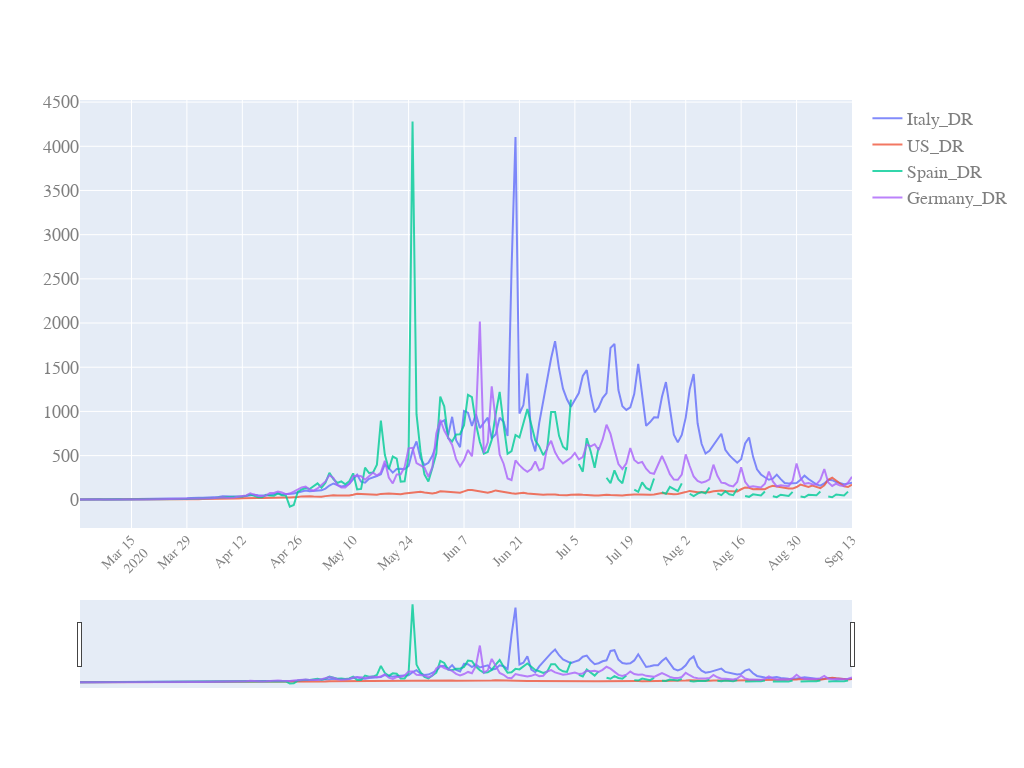

The code cell stored with this chart in its notebook:
### Code cell
start_pos=40
quick_plot(df_analyse.date[start_pos:],
           df_analyse.iloc[start_pos:,[11,12,13,14]], #
           y_scale='linear',
           slider=True)

### Figure 1 — Plotly figure (JSON) as saved in the notebook; plotly's stock layout.template omitted (floating-point values rounded to 4 significant figures; data arrays with more than 128 entries replaced by an {"elided": "..."} marker saying what was removed)
{"data": [{"name": "Italy_DR", "opacity": 0.8, "type": "scatter", "x": {"elided": "196 str values"}, "y": {"elided": "196 float values"}}, {"name": "US_DR", "opacity": 0.8, "type": "scatter", "x": {"elided": "196 str values"}, "y": {"elided": "196 float values"}}, {"name": "Spain_DR", "opacity": 0.8, "type": "scatter", "x": {"elided": "196 str values"}, "y": {"elided": "196 float values"}}, {"name": "Germany_DR", "opacity": 0.8, "type": "scatter", "x": {"elided": "196 str values"}, "y": {"elided": "196 float values"}}], "layout": {"autosize": true, "font": {"color": "#7f7f7f", "family": "PT Sans, monospace", "size": 18}, "height": 768, "width": 1024, "xaxis": {"nticks": 20, "rangeslider": {"visible": true}, "tickangle": -45, "tickfont": {"color": "#7f7f7f", "size": 14}}, "yaxis": {"type": "linear"}}}
